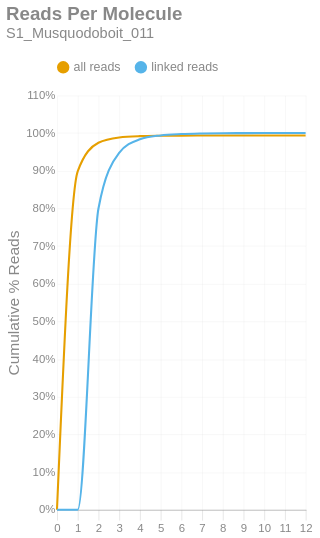

Notebook source saved alongside this figure:
### Markdown cell above
### Reads per Molecule
This chart shows the cumulative distribution of the number of reads per linked molecule. That is, how many alignments are associated with a unique molecule. This excludes the number of reads associated with invalid or absent linked-read barcodes. The `linked` histogram is the percentages recalculated when disregarding singletons.

### Code cell
if SKIPLR:
    print_html(f"Skipped")
else:
    counts = np.bincount(valids['reads'].cast(pl.Int64).to_numpy())
    weighted = counts * np.arange(len(counts))
    all_perc = weighted / n_reads
    linked_perc = weighted / n_linked_reads
    linked_perc[1] = 0
    binned_df = pl.DataFrame({
        'readsper': list(range(len(counts))),
        'all reads (cumsum)': np.cumsum(all_perc).tolist(),
        'linked reads (cumsum)': np.cumsum(linked_perc).tolist(),
    })

    with SafeRender(binned_df):
        (
            density_plot(binned_df, 'Reads Per Molecule', samplename, 'readspmol')
            .encode(
                x=alt.X('readsper:O', title=None).axis(labelAngle=0).scale(padding=0),
                y=alt.Y('value:Q', title='Cumulative % Reads').axis(format='%').stack(False),
                color=alt.Color("key:N").scale(domain=["all reads", "linked reads"]),
                tooltip=[
                    alt.Tooltip("key:N", title="Data Type"),
                    alt.Tooltip("readsper:O", title="Reads Per Molecule"),
                    alt.Tooltip("value:Q", format=".2%", title="% Reads (Cum.)")
                ]            
            )
        ).display()

### Figure 1 — Vega-Lite specification as saved in the notebook (floating-point values rounded to 4 significant figures)
{"width": "container", "height": 400, "config": {"title": {"anchor": "start", "dy": -15, "fontSize": 18, "color": "#888888", "subtitleColor": "#888888", "subtitleFontSize": 14}, "arc": {"fill": "#0072B2"}, "axis": {"domainColor": "#888888", "domainWidth": 0.5, "gridWidth": 0.2, "grid": false, "titleFontWeight": 400, "titleFontSize": 15, "labelFontSize": 11, "labelColor": "#888888", "tickColor": "#888888", "tickWidth": 0.2, "titleColor": "#888888"}, "axisBand": {"grid": false}, "axisX": {"grid": true, "tickSize": 10, "domainCap": "round"}, "axisY": {"domain": false, "grid": true, "tickSize": 0, "domainCap": "round"}, "background": "transparent", "header": {"labelFontSize": 15, "labelColor": "#888888", "titleFontSize": 15, "titleFontWeight": 600, "titleColor": "#888888"}, "legend": {"labelFont": "sans-serif", "labelFontSize": 12, "labelColor": "#888888", "symbolSize": 100, "symbolType": "circle", "titleFontSize": 12, "titlePadding": 10, "titleColor": "#888888", "title": null, "orient": "top"}, "range": {"category": ["#E69F00", "#56B4E9", "#009E73", "#F0E442", "#0072B2", "#D55E00", "#CC79A7", "#000000"], "diverging": ["#cfe8f3", "#a2d4ec", "#73bfe2", "#46abdb", "#1696d2", "#12719e"]}, "area": {"fill": "#0072B2", "fillOpacity": 0.7, "line": true, "strokeOpacity": 0.7}, "line": {"color": "#0072B2", "stroke": "#0072B2", "strokeWidth": 2}, "trail": {"color": "#0072B2", "stroke": "#0072B2", "strokeWidth": 0, "size": 1}, "point": {"filled": true, "fillOpacity": 1.0, "size": 95}, "text": {"color": "#888888", "fontSize": 11, "align": "right", "fontWeight": 400, "size": 11}, "bar": {"fill": "#0072B2", "stroke": null}, "view": {"stroke": null, "continuousWidth": 660, "continuousHeight": 400}}, "data": {"name": "data-cb1c5348b478e0d9888378db0ee795a6"}, "mark": {"type": "line", "interpolate": "monotone", "point": {"opacity": 0, "size": 275}}, "encoding": {"color": {"field": "key", "scale": {"domain": ["all reads", "linked reads"]}, "type": "nominal"}, "tooltip": [{"field": "key", "title": "Data Type", "type": "nominal"}, {"field": "readsper", "title": "Reads Per Molecule", "type": "ordinal"}, {"field": "value", "format": ".2%", "title": "% Reads (Cum.)", "type": "quantitative"}], "x": {"axis": {"labelAngle": 0}, "field": "readsper", "scale": {"padding": 0}, "title": null, "type": "ordinal"}, "y": {"axis": {"format": "%"}, "field": "value", "stack": false, "title": "Cumulative % Reads", "type": "quantitative"}}, "params": [{"name": "param_c36ac31b6afebe62", "select": {"type": "point", "fields": ["key"]}, "bind": "legend"}], "title": {"text": "Reads Per Molecule", "subtitle": "S1_Musquodoboit_011"}, "transform": [{"fold": ["all reads (cumsum)", "linked reads (cumsum)"]}, {"calculate": "replace(datum.key, ' (cumsum)', '')", "as": "key"}, {"filter": {"param": "param_c36ac31b6afebe62"}}], "usermeta": {"embedOptions": {"downloadFileName": "S1_Musquodoboit_011.readspmol"}}, "$schema": "https://vega.github.io/schema/vega-lite/v6.1.0.json", "datasets": {"data-cb1c5348b478e0d9888378db0ee795a6": [{"readsper": 0, "all reads (cumsum)": 0.0, "linked reads (cumsum)": 0.0}, {"readsper": 1, "all reads (cumsum)": 0.898, "linked reads (cumsum)": 0.0}, {"readsper": 2, "all reads (cumsum)": 0.9741, "linked reads (cumsum)": 0.799}, {"readsper": 3, "all reads (cumsum)": 0.9882, "linked reads (cumsum)": 0.947}, {"readsper": 4, "all reads (cumsum)": 0.9916, "linked reads (cumsum)": 0.9832}, {"readsper": 5, "all reads (cumsum)": 0.9926, "linked reads (cumsum)": 0.9935}, {"readsper": 6, "all reads (cumsum)": 0.993, "linked reads (cumsum)": 0.9972}, {"readsper": 7, "all reads (cumsum)": 0.9931, "linked reads (cumsum)": 0.9987}, {"readsper": 8, "all reads (cumsum)": 0.9932, "linked reads (cumsum)": 0.9995}, {"readsper": 9, "all reads (cumsum)": 0.9932, "linked reads (cumsum)": 0.9997}, {"readsper": 10, "all reads (cumsum)": 0.9932, "linked reads (cumsum)": 0.9999}, {"readsper": 11, "all reads (cumsum)": 0.9932, "linked reads (cumsum)": 1.0}, {"readsper": 12, "all reads (cumsum)": 0.9932, "linked reads (cumsum)": 1.0}]}}
